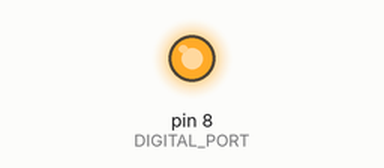
This sketch was run on a simulated Arduino Uno, built with avr-gcc and run on an emulated ATmega328P. Parts: output pins drawn as LEDs (lit = HIGH).

Above: at 0.2 s.
At 13.2 s:
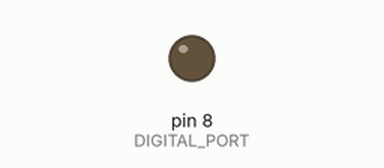
Timing chart, 0 to 13.7 s (numbered marks = the images above):
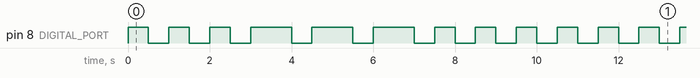

The sketch:

1_MORSE_LED.ino
```cpp
/*
 * Morse LED
 *
 * A LED blinking SOS in morse code
 * Material:
 * - 1 LED
 * - 1 Resistance 220 Ohm (at least, if less the LED can be damaged, more the LED will shine less)
 * - Wire & Prototyping board
 */

// digital port on the arduino on which the LED is plug
const int DIGITAL_PORT = 8;

// Duration of a small blink (.)
const int SMALL_DURATION = 500;

// Duration of a long blink (-)
const int LONG_DURATION = 2 * SMALL_DURATION;


/**
 * Repeat a sequence of blinking x times
 * times: Number of time to repeat
 * duration: Duration of the LED beeing light up
 */
void repeat(int times, int duration) {
  int i = 0;

  while (i < times) {
    digitalWrite(DIGITAL_PORT, HIGH);
    delay(duration);
    digitalWrite(DIGITAL_PORT, LOW);
    delay(SMALL_DURATION);
    i++;
  }
}

void setup() {
  // Set pin number 8 to act as an Output
  pinMode(DIGITAL_PORT, OUTPUT);
}

void loop() {
  // put your main code here, to run repeatedly:

  // Morse the S
  repeat(3, SMALL_DURATION);
  // Morse the 0
  repeat(3, LONG_DURATION);
  // Morse the S
  repeat(3, SMALL_DURATION);
}
```

Measured:
- by itself, pin 8 (DIGITAL_PORT): repeats every 10.5 s: 2 × (LOW 0.50 s, HIGH 0.50 s), 3 × (LOW 0.50 s, HIGH 1.0 s), 4 × (LOW 0.50 s, HIGH 0.50 s)
- by itself, everything shown: repeats every 10.5 s, in 18 steps
